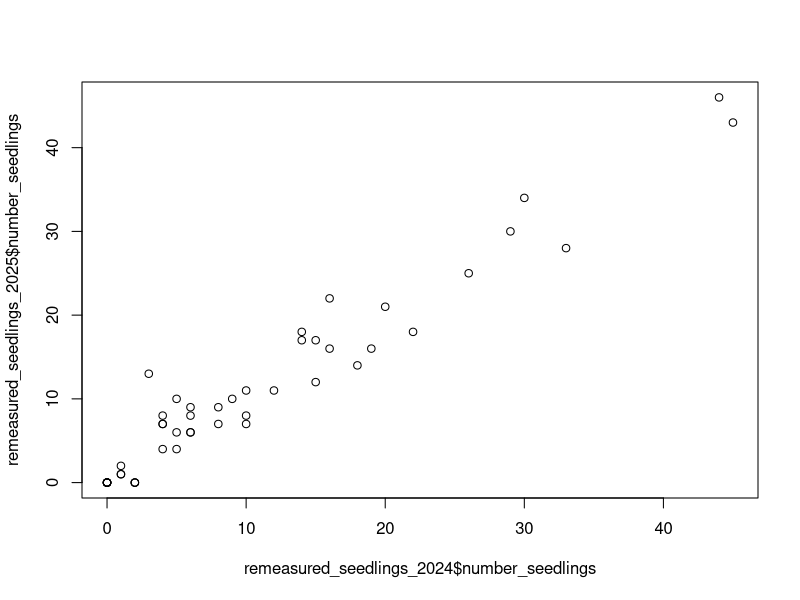
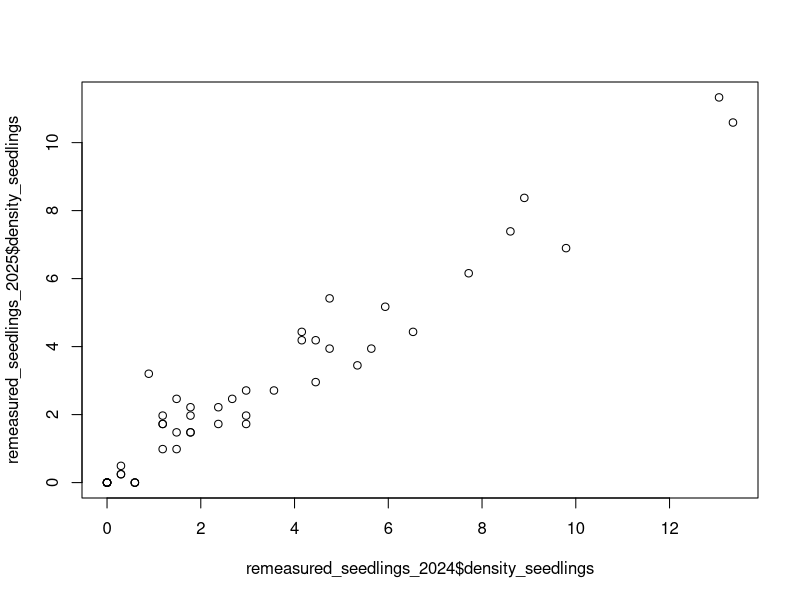
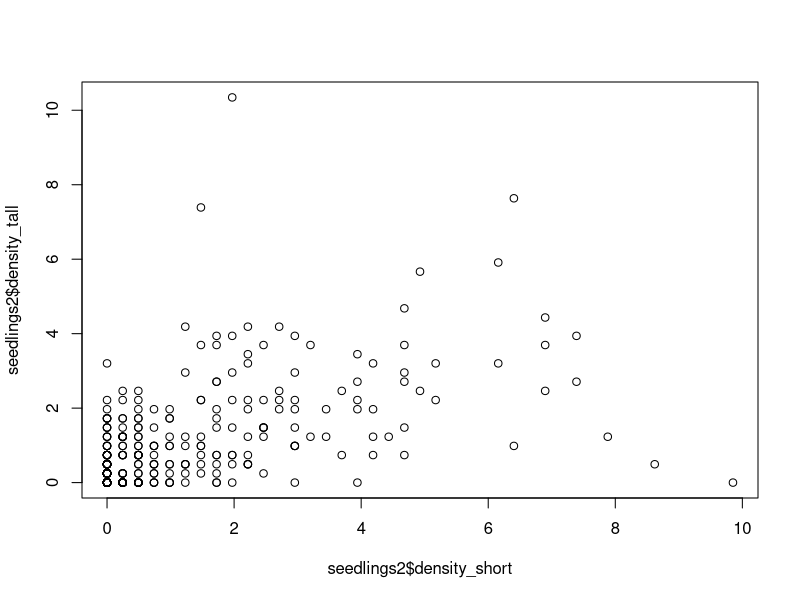
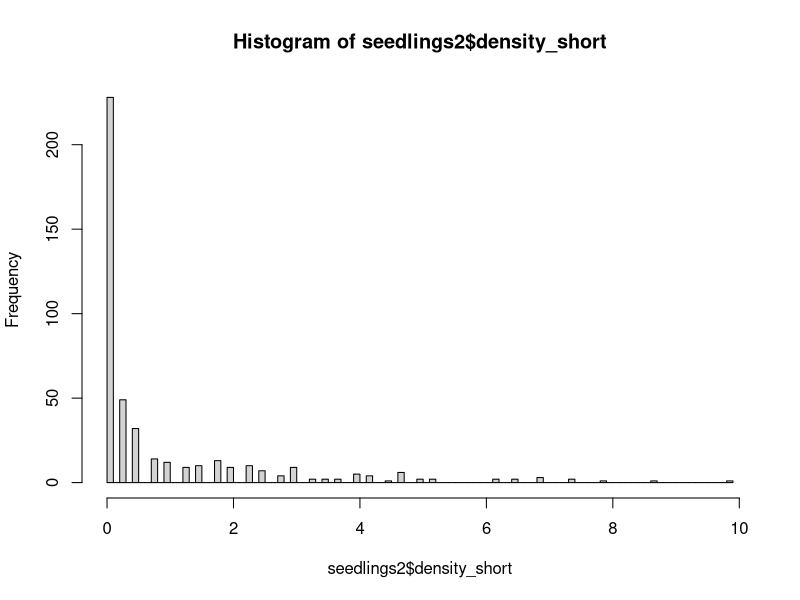
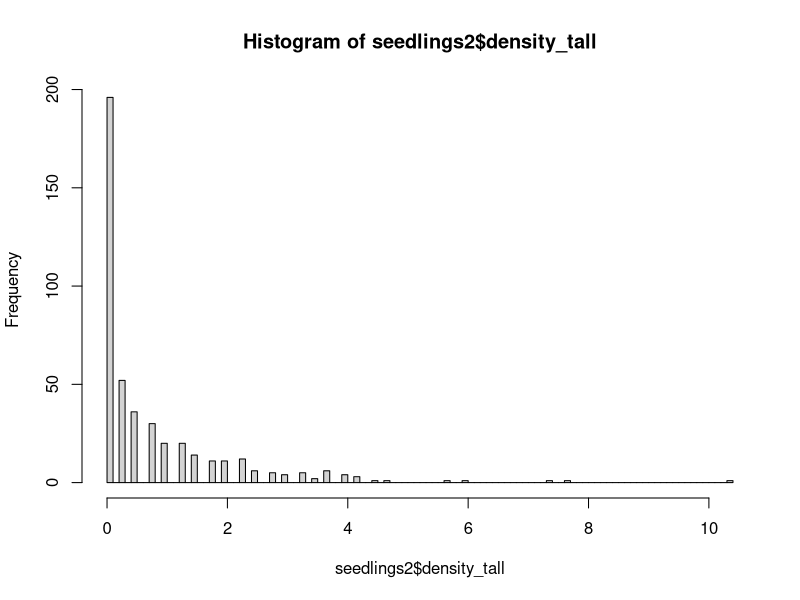
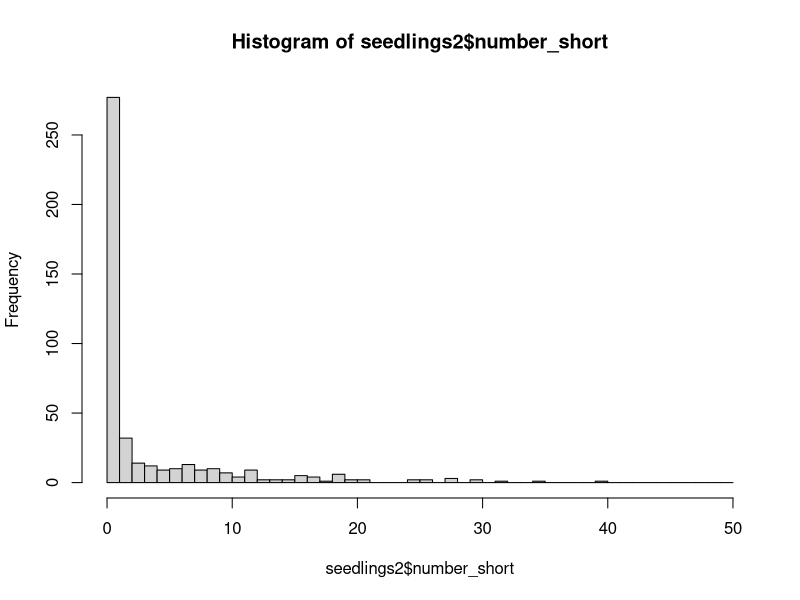
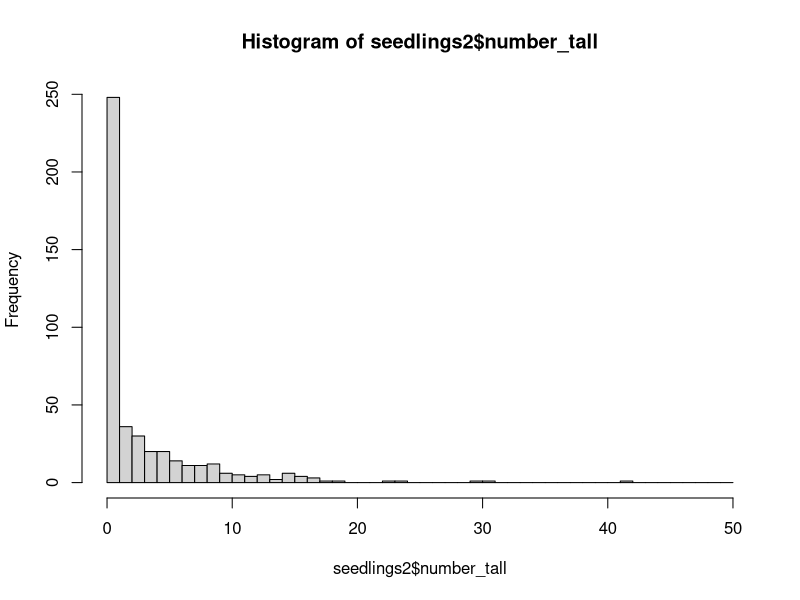
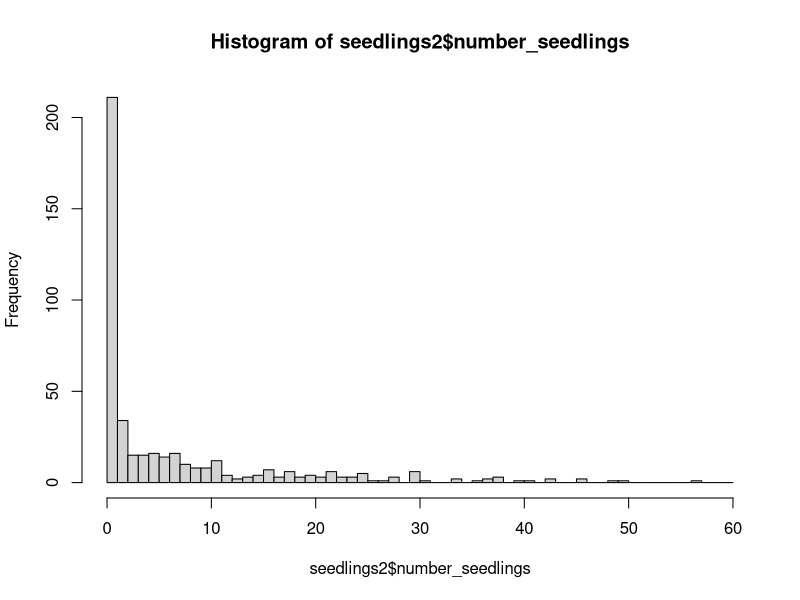

Write R code to recreate these figures, in order.
# Aaron Tayal
# July 7, 2025
# The goal is to combine the 2024 and 2025 datasets. Do all the same
# things as for the 2024 data but now include the 2025 ash seedlings, saplings,
# and trees.

# Note: We re-measured some of the plots at Pontiac because the microplot PVC was
# too small in May 2024. 

library(ggplot2)
library(dplyr)


# Hydroclass -----------------------------------------------------------------

hydro <- read.csv("Raw_data/MI-plot-hydroclasses.csv")
str(hydro)
hydro$mstrlvl <- as.factor(hydro$mstrlvl)
# The column "mstrlvl" is either xeric, mesic, or hydric. All plots in one
# transect (3 plots) will have the same assignment of mstrlvl. I will also 
# call this the "hydroclass". The column "plotmstr" has a value from 1 to 5 
# (1 being driest and 5 being the most flooded). The "plotmstr" value can
# vary within a transect. I think it is based on the results of some kind of 
# soil moisture test, and also from personal experience of the moisture level
# of the plot (W. Klooster, personal communication)

# Note: "MI-plot-hydroclasses.csv" has hydroclass data for 129 plots, including
# some that I do not plan to visit because they are designated "non-ash" plots
# or they are at Brighton.

# Plot centers - NEEDS UPDATED 2025 --------------------------------------------

plot_centers0 <- read.csv("Raw_data/EAB_Michigan_2024_plot_centers.csv")
str(plot_centers0)
# Kayla: for the center_tree column, I would encourage to split that into two 
# (one for species and one for dbh) same for the center tree updated column

# There are 111 plots (37 transects) that I plan to visit (and 2 extra rows due 
# to confusion about the true center for plot 75):
nrow(plot_centers0)

# Remove the 2 additional rows listing info on 75_north and 75_south:
plot_centers0 <- plot_centers0[plot_centers0$center_tree_number != "75_north",]
plot_centers0 <- plot_centers0[plot_centers0$center_tree_number != "75_south",]

nrow(plot_centers0)

# Make transect and park into factors:
plot_centers0$Transect <- as.factor(plot_centers0$Transect)
plot_centers0$Park <- as.factor(plot_centers0$Park)

# Make center tree number into an integer:
plot_centers0$center_tree_number <- as.integer(plot_centers0$center_tree_number)

# There are 98 plots that I have collected seedling data (not counting 75_north):
sum(plot_centers0$seedlings_done_y_n == "y")

# Similarly, there are 98 plots that I have collected sapling data (not counting 
# 75_north):
sum(plot_centers0$saplings_done_y_n == "y")

# There are 97 plots that I have collected tree data for (not counting 75_north).
# At plot 91 at Hudson Mills, we ran out of time to collect tree data due to a 
# thunderstorm
sum(plot_centers0$trees_done_y_n == "y")

# There are 2 plots where we found and measured the center tree but did not 
# collect any seedling, sapling, or tree data due to high waters and a time 
# crunch. These were plots 23 and 66, both at Island Lake.

# This leaves 11 plots that we have neither found the center or recorded data
# for. Four at Hudson Mills, six at Indian Springs, and one at Island Lake. 
# Note: we technically found plot 61 at Island Lake, but I forgot to write
# the center tree DBH, and thus I'm considering it completely not-started.

# Summary: 97 done + 3 partially done + 11 not-started = 111 plots

# Join the hydroclass data into the plot_centers dataframe:
plot_centers <- right_join(hydro, plot_centers0)
nrow(plot_centers) == nrow(plot_centers0)

# Try to understand which hydroclasses (hydric, mesic, xeric) are found at 
# each Park:
table((plot_centers %>% filter(Park == "Highland"))$mstrlvl)
table((plot_centers %>% filter(Park == "Hudson Mills"))$mstrlvl)
table((plot_centers %>% filter(Park == "Indian Springs"))$mstrlvl)
table((plot_centers %>% filter(Park == "Island Lake"))$mstrlvl)
table((plot_centers %>% filter(Park == "Kensington"))$mstrlvl)
table((plot_centers %>% filter(Park == "Pontiac Lake"))$mstrlvl)
table((plot_centers %>% filter(Park == "Proud Lake"))$mstrlvl)
table(plot_centers$mstrlvl)

#write.csv(plot_centers, file="EAB_Michigan_2024_plot_centers_with_hydro.csv",
#          row.names = FALSE)

# Seedlings -------------------------------------------------------------------

seedlings <- read.csv("Raw_data/EAB_Michigan_2024_2025_ash_seedlings.csv")
str(seedlings)
# At one plot (75 at Indian Springs), we found two center trees marked 75.
# The true, original plot 75 is the one I want to use. I called this one 
# "75_south" in my datasheet this year. So I need to remove "75_north" rows and
# rename "75_south" rows as simply "75".
seedlings <- seedlings[seedlings$center_tree_number != "75_north",]
seedlings$center_tree_number[seedlings$center_tree_number == "75_south"] <- "75"
str(seedlings)

seedlings$center_tree_number <- as.integer(seedlings$center_tree_number)

# To combine the data on plot centers with the seedling data, I want to
# keep all rows in seedlings:
seedlings2 <- right_join(plot_centers, seedlings, by="center_tree_number")
# Test if the number of rows are the same,
# indicating that the datasets combined sucessfully:
nrow(seedlings2) == nrow(seedlings)

# We recorded data for each quadrant of each microplot, so I need to add up the
# four quadrants for short seedlings (those that are shorter than 25 cm):
seedlings2$number_short <- 
  seedlings2$northeast_number_established_short +
  seedlings2$southeast_number_established_short +
  seedlings2$southwest_number_established_short +
  seedlings2$northwest_number_established_short

# Same for tall seedlings:
seedlings2$number_tall <- 
  seedlings2$northeast_number_established_tall +
  seedlings2$southeast_number_established_tall +
  seedlings2$southwest_number_established_tall +
  seedlings2$northwest_number_established_tall

# Now make a column for the total number of seedlings (both short and tall):
seedlings2$number_seedlings <- seedlings2$number_short + seedlings2$number_tall

# Now I need to divide the raw counts by the area of the circular microplot to
# get the density. The density will be in units of stems per meter^2. 
# Note: because our first trip used a slightly smaller microplot to record 
# seedling numbers, I have a column to record the area of the microplot used.
seedlings2$density_short <-
  (seedlings2$number_short / seedlings2$area_of_microplot_m_squared)

seedlings2$density_tall <-
  (seedlings2$number_tall / seedlings2$area_of_microplot_m_squared)

seedlings2$density_seedlings <- 
  (seedlings2$number_seedlings / seedlings2$area_of_microplot_m_squared)

# Note: We re-measured some of the plots at Pontiac and Kensington in 2025 
# because the microplot PVC was too small in May 2024. I need to make sure these 
# measurements are roughly equivalent.
table(seedlings2$center_tree_number) # Some were measured twice
sum(table(seedlings2$center_tree_number) == 8) # 12 plots
remeasured_plots <- c(1, 2, 3, 49, 50, 53, 94, 95, 96, 97, 98, 99)

remeasured_seedlings_2024 <- seedlings2 %>% 
  filter(year_of_data_collection==2024 & center_tree_number %in% remeasured_plots)
remeasured_seedlings_2025 <- seedlings2 %>% 
  filter(year_of_data_collection==2025 & center_tree_number %in% remeasured_plots)

plot(remeasured_seedlings_2024$number_seedlings, remeasured_seedlings_2025$number_seedlings)
lm(remeasured_seedlings_2025$number_seedlings ~ remeasured_seedlings_2024$number_seedlings)

plot(remeasured_seedlings_2024$density_seedlings, remeasured_seedlings_2025$density_seedlings)
lm(remeasured_seedlings_2025$density_seedlings ~ remeasured_seedlings_2024$density_seedlings)

# I'm just going to go with the 2025 data, because that used the correct
# microplot size that was used for all the other plots. Take the 2024 plots
# out that were remeasured in 2025:
seedlings2 <- seedlings2 %>% 
  filter(!(year_of_data_collection==2024 & center_tree_number %in% remeasured_plots))

# For a common sense check, I'll plot the density of short seedlings against
# the density of tall seedlings.  I predict (prior to seeing it) that they 
# will be correlated.
plot(seedlings2$density_short,
     seedlings2$density_tall)

# I will plot histograms for short and tall seedlings. I want to know what is 
# the qualitative shape of the distribution:
hist(seedlings2$density_short, breaks=100)
hist(seedlings2$density_tall, breaks=100)

hist(seedlings2$number_short, breaks=seq(0,50,1)) # I wanted to see the count data, too
hist(seedlings2$number_tall, breaks=seq(0,50,1))
hist(seedlings2$number_seedlings, breaks=seq(0,60,1))

# Note: the stem density variables are pseudo-continuous, but really they are
# discrete, because the counts are discrete, and so there are only a limited
# number of values that the density can take.

# Summarise seedlings by plot #################################################

# I want to take an average of the 4 microplots in order to report data at the 
# plot level. 

# IMPORTANT NOTE: sometimes, we forgot to write the percent cover
# for 1 out of 4 of the microplots. I have instructed the code to strip NA values
# before taking the mean.

seedlings_by_plot <- seedlings2 %>% group_by(center_tree_number) %>% 
  summarise(number_microplots = n(),
            mean_percent_cover_seedlings = mean(percent_cover_0_0.5_1_3.5_8_15.5_25.5_etc, 
                                                na.rm=TRUE),
            mean_density_short_seedlings = mean(density_short),
            mean_density_tall_seedlings = mean(density_tall),
            mean_density_seedlings = mean(density_seedlings),
            total_number_short_seedlings = sum(number_short),
            total_number_tall_seedlings = sum(number_tall),
            total_number_seedlings = sum(number_seedlings))

# Create an overall data table at the plot level that records all variables
ash_by_plot1 <- left_join(plot_centers, seedlings_by_plot, by="center_tree_number")

# Saplings --------------------------------------------------------------------

saplings <- read.csv("Raw_data/EAB_Michigan_2024_2025_ash_saplings.csv")
str(saplings)
# Remove 75_north and rename 75_south to 75 (see seedlings for details)
saplings <- saplings[saplings$center_tree_number != "75_north",]
saplings$center_tree_number[saplings$center_tree_number == "75_south"] <- "75"

saplings$center_tree_number <- as.integer(saplings$center_tree_number)

# Recode the ash species presence or absence as 0 or 1
saplings$black_ash_present_0_1 <- 
  ifelse(saplings$black_ash_present_y_n == "y", 1,
         ifelse(saplings$black_ash_present_y_n == "n", 0, NA))

saplings$green_white_pumpkin_ash_present_0_1 <- 
  ifelse(saplings$green_white_pumpkin_ash_present_y_n == "y", 1,
         ifelse(saplings$green_white_pumpkin_ash_present_y_n == "n", 0, NA))

# Compute the number of saplings showing signs or symptoms of EAB:
saplings$number_stems_with_signs_symptoms <- round(
  saplings$number_of_stems * saplings$percent_stems_with_signs_or_symptoms / 100,
  digits = 0)

# What was the most common sign or symptom for ash saplings?
sum(saplings$number_of_stems != 0) # 170 subplot quadrants where nonzero numbers of ash saplings
sum(saplings$EAB_exit_holes_y_n == "y", na.rm=TRUE) # no exit holes were found on saplings
sum(saplings$woodpecker_marks_y_n == "y", na.rm=T) # 1 quadrant with woodpecker marks on saplings
sum(saplings$ash_bark_splitting_y_n == "y", na.rm=T) # 38 quadrants with ash bark splitting on saplings
sum(saplings$epicormic_sprouts_y_n == "y", na.rm = T) # 10 quadrants with epicormics on saplings
sum(saplings$basal_sprouts_y_n == "y", na.rm = T) # 6 quadrants with basal sprouts on saplings

# Trying to add in the plot center info to this dataframe:
saplings2 <- right_join(plot_centers, saplings, by="center_tree_number")
nrow(saplings) == nrow(saplings2)


# Saplings were counted in each quadrant, so I want to sum up the quadrants
# to get a total number of saplings by plot
saplings_by_plot <- saplings2 %>% group_by(center_tree_number) %>% 
  summarise(number_subplot_quadrants=n(),
            number_saplings = sum(number_of_stems),
            number_subplot_quadrants_with_black_ash_saplings = 
              sum(black_ash_present_0_1, na.rm = F),
            number_subplot_quadrants_with_green_white_pumpkin_ash_saplings = 
              sum(green_white_pumpkin_ash_present_0_1, na.rm = F),
            number_saplings_with_signs_symptoms = 
              sum(number_stems_with_signs_symptoms, na.rm=T))

# Make a dataframe that shows all the plots with nonzero numbers of saplings:
plots_with_nonzero_saplings <- saplings_by_plot %>% filter(number_saplings != 0)

# To find the density of saplings, I need to divide the number of saplings 
# found in the subplot (8 meters in radius) by the area of that subplot. 
# The area of the subplot is 201.062 m^2. The unit will be stems per m^2.
saplings_by_plot$density_saplings_stems_per_m_squared <- 
  saplings_by_plot$number_saplings / 201.062

# Join saplings_by_plot to the overall ash_by_plot dataframe:
ash_by_plot2 <- left_join(ash_by_plot1, saplings_by_plot, by="center_tree_number")

# Small trees and trees -------------------------------------------------------

trees <- read.csv("Raw_data/EAB_Michigan_2024_2025_ash_trees.csv")

# Remove 75_north and rename 75_south to 75 (see seedlings for details)
trees <- trees[trees$center_tree_number != "75_north",]
trees$center_tree_number[trees$center_tree_number == "75_south"] <- "75"

trees$center_tree_number <- as.integer(trees$center_tree_number)
trees$ash_species <- as.factor(trees$ash_species)
trees$canopy_condition_1_5 <- as.factor(trees$canopy_condition_1_5)

# Add in plot center data
trees2 <- right_join(plot_centers, trees, by="center_tree_number")
nrow(trees) == nrow(trees2)

# Remove any rows where the species of tree is not ash (keep rows where 
# ash_species is NA)
# Note: the hickory and Zanthoxylum rows were tagged trees
levels(trees2$ash_species)
trees2 <- trees2[( trees2$ash_species != "hickory" | is.na(trees2$ash_species) ), ]
trees2 <- trees2[( trees2$ash_species != "Zanthoxylum (prickly ash)" | is.na(trees2$ash_species) ), ]
trees2$ash_species <- droplevels(trees2$ash_species)
levels(trees2$ash_species)

# I want to make a column that simplifies ash_species so that there are only 
# three categories: black, green/white/pumpkin, and unknown
trees2$ash_species_simple <- as.character(trees2$ash_species)
trees2$ash_species_simple[trees2$ash_species_simple == "green"] <- "green_white_or_pumpkin"
trees2$ash_species_simple[trees2$ash_species_simple == "green or pumpkin"] <- "green_white_or_pumpkin"
trees2$ash_species_simple[trees2$ash_species_simple == "green or white"] <- "green_white_or_pumpkin"
trees2$ash_species_simple[trees2$ash_species_simple == "green white or pumpkin"] <- "green_white_or_pumpkin"
trees2$ash_species_simple[trees2$ash_species_simple == "black?"] <- "unknown"
trees2$ash_species_simple[trees2$ash_species_simple == "?"] <- "unknown"
trees2$ash_species_simple[trees2$ash_species_simple == "green?"] <- "unknown"
trees2$ash_species_simple[trees2$ash_species_simple == "white?"] <- "unknown"
trees2$ash_species_simple <- as.factor(trees2$ash_species_simple)
table(trees2$ash_species_simple)

# Are all the center tree numbers that I visited covered in the ash tree dataset?
sort(unique(trees2$center_tree_number)) # Yes they are. I did not visit
# Brighton

# Make sure the variable that records which quadrant the tree was in is accurate:
trees2$quadrant_NE_SE_SW_NW <- as.factor(trees2$quadrant_NE_SE_SW_NW)
summary(trees2$quadrant_NE_SE_SW_NW)
trees2[trees2$quadrant_NE_SE_SW_NW == "?",] # The only rows with ? for quadrant
# are about 100 meters from the center (and so will be filtered out)

# Which rows are simply recording the absence of any trees?
c <- trees2$center_tree_number[trees2$quadrant_NE_SE_SW_NW == "none"] # center tree #s of rows recording the absence of a tree
c
unique(c)
d <- trees2$center_tree_number[trees2$quadrant_NE_SE_SW_NW != "none"] # center tree #s of rows recording the presence of a tree
unique(d)
intersect(unique(c), unique(d)) # Make sure no trees are recorded from plots
# also marked as having no trees.

# We only recorded compass direction at the beginning of summer 2024
# (it was a lot of work). But we can at least check the data against quadrant
# to see if they agree
trees2$compass_direction <- as.numeric(trees2$compass_direction)
ggplot(data=trees2, aes(x=quadrant_NE_SE_SW_NW, y=compass_direction)) +
  geom_point() +
  geom_hline(yintercept=90) +
  geom_hline(yintercept=180) +
  geom_hline(yintercept=270)
# Looks like there are three rows where compass direction and quadrant disagree:
trees2[trees2$compass_direction > 270 & trees2$quadrant_NE_SE_SW_NW != "NW" &
         is.na(trees2$compass_direction) == FALSE , ]
# All of these three rows were tagged ash. When it comes time to identify tagged
# ash in datasets from previous years, we will know about this issue. I'm not
# going to try to change anything right now.

# I want to create a new dataframe of trees so that small trees (2.5-10 cm DBH)
# are counted only if they occur within the 8 meter radius subplot. Furthermore,
# trees (10 cm DBH and up) are counted only if they occur within the 18 meter
# radius main plot

# First I need to change the variable distance_to_center_meters into a 
# numeric variable.  For many of the trees inside the 8 meter subplot, we
# simply wrote "less than 8" to indicate it was in the subplot. So now I 
# will name these as 4 (4 meters) even though they ranged from 0 m to 8 m
trees2$distance_to_center_meters_simple <- trees2$distance_to_center_meters
trees2$distance_to_center_meters_simple[trees2$distance_to_center_meters_simple == "less than 8"] <- "4"
trees2$distance_to_center_meters_simple[trees2$distance_to_center_meters_simple == "between 8 and 18"] <- "13"
trees2$distance_to_center_meters_simple[trees2$distance_to_center_meters_simple == "greater than 18"] <- "25"
trees2$distance_to_center_meters_simple[trees2$distance_to_center_meters_simple == "approx 100 m"] <- "100"
trees2$distance_to_center_meters_simple <- as.numeric(trees2$distance_to_center_meters_simple)
hist(trees2$distance_to_center_meters_simple, breaks=100)

# Filter small and big trees ###################################################

# Small trees must be >= 2.5 cm DBH AND < 10 cm DBH AND distance to the center
# must be <= 8 meters
small_trees <- trees2 %>% dplyr::filter(quadrant_NE_SE_SW_NW != "none") %>%
  dplyr::filter(diameter_at_137_cm_in_cm >= 2.5) %>%
  dplyr::filter(diameter_at_137_cm_in_cm < 10) %>%
  dplyr::filter(distance_to_center_meters_simple <= 8)
plot(small_trees$diameter_at_137_cm_in_cm)
hist(small_trees$diameter_at_137_cm_in_cm, breaks=50)
plot(small_trees$distance_to_center_meters_simple)

# Big trees must be >= 10 cm DBH AND distance to the center must be <= 18 meters
big_trees <- trees2 %>% dplyr::filter(quadrant_NE_SE_SW_NW != "none") %>%
  dplyr::filter(diameter_at_137_cm_in_cm >= 10) %>%
  dplyr::filter(distance_to_center_meters_simple <= 18)
plot(big_trees$diameter_at_137_cm_in_cm) # Note the one giant dead standing ash 
# tree. The rest of the trees are under 15 cm DBH.
plot(big_trees$distance_to_center_meters_simple)

# Make a dataframe that combines the (individual observations of) small trees 
# and big trees:
all.equal(colnames(small_trees), colnames(big_trees)) # column names are the same
small_and_big_trees <- bind_rows(small_trees, big_trees)

#write.csv(small_and_big_trees, file="Cleaned_data/individual_trees.csv", row.names = FALSE)

# Summarise ash tree occurence by plot #########################################

# Now, create a summary of how many ash small trees were found in each plot
# and what the basal area was. To calculate basal area, take the diameters, 
# and convert to areas and add them up, then convert the units from cm^2 to 
# meters^2 by dividing by 10,000. Note: I have not yet divided
# by the area of the subplot yet.
small_trees_by_plot <- small_trees %>% group_by(center_tree_number) %>%
  summarise(number_small_trees = n(),
            number_small_trees_green_white_or_pumpkin = sum(ash_species_simple=="green_white_or_pumpkin"),
            number_small_trees_black = sum(ash_species_simple=="black"),
            number_small_trees_unknown_species = sum(ash_species_simple=="unknown"),
            basal_area_small_trees_in_m_squared = 
              sum(pi * (diameter_at_137_cm_in_cm / 2) ^ 2) / 10000,
            number_living_small_trees = sum(canopy_condition_1_5 != 5 | is.na(canopy_condition_1_5)), # Note: there is one tree with no canopy condition entered (we forgot), but it
            # can be inferred by the comments that this tree was alive
            basal_area_living_small_trees_in_m_squared = 
              sum(pi * ((ifelse(canopy_condition_1_5 != 5 | is.na(canopy_condition_1_5), 
                                diameter_at_137_cm_in_cm, 0)) / 2) ^ 2) / 10000,
            
            number_healthy_small_trees = sum(canopy_condition_1_5 == 1, na.rm = TRUE),
            number_declining_small_trees = sum(canopy_condition_1_5 %in% c(2,3,4), na.rm = TRUE),
            number_dead_small_trees = sum(canopy_condition_1_5 == 5, na.rm = TRUE)
  )


# Now, for any center tree numbers not mentioned in small_trees_by_plot,
# but that are in trees2, I'd like to put another row with a zero in it:
b <- sort(unique(trees2$center_tree_number))
b # b is all the center tree numbers where presence/absence of trees was recorded
e <- small_trees_by_plot$center_tree_number
e # e is all the center tree numbers where small trees were found in the subplot
f <- sort(setdiff(b, e)) # f is all the center tree numbers were zero small
# trees were found in the subplot
f

# Add a row for each center tree where no small trees were found in the subplot:
for (k in (1:length(f))){
  info <- data.frame(center_tree_number=f[k])
  info$number_small_trees <- 0
  info$number_small_trees_green_white_or_pumpkin <- 0
  info$number_small_trees_black <- 0
  info$number_small_trees_unknown_species <- 0
  info$basal_area_small_trees_in_m_squared <- 0
  info$number_living_small_trees <- 0
  info$basal_area_living_small_trees_in_m_squared <- 0
  info$number_healthy_small_trees <- 0
  info$number_declining_small_trees <- 0
  info$number_dead_small_trees <- 0
  small_trees_by_plot <- small_trees_by_plot %>% bind_rows(info)
}

# Reorder the rows by center_tree_number
small_trees_by_plot <- small_trees_by_plot %>% arrange(center_tree_number)

small_trees_by_plot$center_tree_number

# To find the density of small trees, I need to divide the number of them 
# found in the subplot (8 meters in radius) by the area of that subplot. 
# The area of the subplot is 201.062 m^2. Then I'll multiply by 10,000 to convert
# to hectares:
small_trees_by_plot$density_small_trees_stems_per_ha <- 
  ( small_trees_by_plot$number_small_trees / 201.062 ) * 10000 # 10,000 m^2 in 1 ha

# Now find the basal area of small trees in meters^2 per hectare. I do this by 
# dividing by the area of the subplot over which small trees were recorded and
# then multiplying by 10,000 to convert into meters^2 of basal area per hectare
small_trees_by_plot$basal_area_small_trees_m_squared_per_ha <-
  ( small_trees_by_plot$basal_area_small_trees_in_m_squared / 201.062 ) * 10000

# Find the density of living small trees:
small_trees_by_plot$density_living_small_trees_stems_per_ha <- 
  ( small_trees_by_plot$number_living_small_trees / 201.062 ) * 10000

# Find the basal area of living small trees in m^2 / ha:
small_trees_by_plot$basal_area_living_small_trees_m_squared_per_ha <-
  ( small_trees_by_plot$basal_area_living_small_trees_in_m_squared / 201.062 ) * 10000


# Now the same type of summary for big trees
big_trees_by_plot <- big_trees %>% group_by(center_tree_number) %>%
  summarise(number_big_trees = n(),
            number_living_big_trees = sum(canopy_condition_1_5 != 5),
            basal_area_big_trees_in_m_squared = 
              sum(pi * (diameter_at_137_cm_in_cm / 2) ^ 2) / 10000,
            basal_area_living_big_trees_in_m_squared = 
              sum(pi * ((ifelse(canopy_condition_1_5 != 5, 
                                diameter_at_137_cm_in_cm, 0)) / 2) ^ 2) / 10000
  )

# Now merge big_trees_by_plot into the small_trees_by_plot dataframe:
trees_by_plot <- full_join(small_trees_by_plot, 
                           big_trees_by_plot, by="center_tree_number")
# Replace NAs with zeros for number of big trees and basal area of big trees:
trees_by_plot$number_big_trees[is.na(trees_by_plot$number_big_trees)] <- 0
trees_by_plot$number_living_big_trees[is.na(trees_by_plot$number_living_big_trees)] <- 0
trees_by_plot$basal_area_big_trees_in_m_squared[is.na(trees_by_plot$basal_area_big_trees_in_m_squared)] <- 0
trees_by_plot$basal_area_living_big_trees_in_m_squared[is.na(trees_by_plot$basal_area_living_big_trees_in_m_squared)] <- 0

# Calculate the density of big trees in stems per hectare:
trees_by_plot$density_big_trees_stems_per_ha <- 
  ( trees_by_plot$number_big_trees / 1017.876 ) * 10000

# Calculate the basal area of big trees in meters^2 per hectare
trees_by_plot$basal_area_big_trees_m_squared_per_ha <-
  ( trees_by_plot$basal_area_big_trees_in_m_squared / 1017.876 ) * 10000

# Calculate the density of *living* big trees in stems per hectare:
trees_by_plot$density_living_big_trees_stems_per_ha <- 
  ( trees_by_plot$number_living_big_trees / 1017.876 ) * 10000

# Calculate the basal area of *living* big trees in meters^2 per hectare
trees_by_plot$basal_area_living_big_trees_m_squared_per_ha <-
  ( trees_by_plot$basal_area_living_big_trees_in_m_squared / 1017.876 ) * 10000

# Combine trees_by_plot with the other ash data:
ash_by_plot <- left_join(ash_by_plot2, trees_by_plot, by="center_tree_number")

# Write the overall dataframe, ash_by_plot, to a csv file
#write.csv(ash_by_plot, file="Cleaned_data/ash_by_plot.csv", row.names = FALSE)

# Summarise ash occurence by transect #########################################

table(ash_by_plot[ash_by_plot$seedlings_done_y_n == "n","Transect"]) 
table(ash_by_plot[ash_by_plot$saplings_done_y_n == "n","Transect"]) 
table(ash_by_plot[ash_by_plot$trees_done_y_n == "n","Transect"]) 
# Note that not all three plots had been visited in 2024 for transects:
# AA (1 visited), DD (2 visited), P (2 visited), 
# Q (2 visited), Z (1 visited but not completed for trees), ZD (0 visited), 
# and ZE (0 visited). 

# UPDATE: ALL PLOTS HAVE BEEN COMPLETED by 2025. THE PLOT CENTERS DATASET NEEDS TO BE 
# UPDATED.

# Transect-level summary 
ash_by_transect <- ash_by_plot %>% group_by(Transect) %>%
  summarize(
    number_of_plots = n(),
    Park=first(Park),
    mstrlvl = first(mstrlvl),
    mean_plotmstr = mean(plotmstr),
    
    # seedlings:
    number_microplots = sum(number_microplots),
    mean_percent_cover_seedlings = mean(mean_percent_cover_seedlings),
    mean_density_short_seedlings = mean(mean_density_short_seedlings), # units are stems/m^2
    mean_density_tall_seedlings = mean(mean_density_tall_seedlings), # stems/m^2
    mean_density_seedlings = mean(mean_density_seedlings), # stems/m^2
    total_number_short_seedlings = sum(total_number_short_seedlings),
    total_number_tall_seedlings = sum(total_number_tall_seedlings),
    total_number_seedlings = sum(total_number_seedlings),
    
    # saplings:
    number_subplot_quadrants = sum(number_subplot_quadrants),
    total_number_saplings = sum(number_saplings),
    mean_density_saplings_stems_per_m_squared = mean(density_saplings_stems_per_m_squared), # stems/m^2
    total_number_saplings_with_signs_symptoms = sum(number_saplings_with_signs_symptoms),
    
    # small trees:
    total_number_small_trees = sum(number_small_trees),
    total_number_small_trees_green_white_or_pumpkin = sum(number_small_trees_green_white_or_pumpkin),
    total_number_small_trees_black = sum(number_small_trees_black),
    total_number_small_trees_unknown_species = sum(number_small_trees_unknown_species),
    total_number_living_small_trees = sum(number_living_small_trees),
    mean_density_small_trees_stems_per_ha = mean(density_small_trees_stems_per_ha),
    mean_density_living_small_trees_stems_per_ha = mean(density_living_small_trees_stems_per_ha),
    mean_basal_area_small_trees_m_squared_per_ha = mean(basal_area_small_trees_m_squared_per_ha),
    mean_basal_area_living_small_trees_m_squared_per_ha = mean(basal_area_living_small_trees_m_squared_per_ha),
    
    # big trees:
    total_number_big_trees = sum(number_big_trees),
    total_number_living_big_trees = sum(number_living_big_trees),
    mean_density_living_big_trees_stems_per_ha = mean(density_living_big_trees_stems_per_ha),
    mean_basal_area_living_big_trees_m_squared_per_ha = mean(basal_area_living_big_trees_m_squared_per_ha)
  )

#write.csv(ash_by_transect, file="Cleaned_data/ash_by_transect.csv", row.names = FALSE)

# NEEDS WORK Graph the data ###################################################

# How many plots had ash of any size class?
ash_by_plot$sum_of_seedlings_saplings_living_small_big_trees <-
  ash_by_plot$total_number_seedlings +
  ash_by_plot$number_saplings +
  ash_by_plot$number_living_small_trees +
  ash_by_plot$number_living_big_trees
sum(ash_by_plot$sum_of_seedlings_saplings_living_small_big_trees != 0, na.rm = T) # 105

# I want to make a violin plot that shows the distribution of seedling densities
# for each of the three hydroclasses (xeric, mesic, and hydric)
ggplot(data=seedlings2, aes(x=factor(mstrlvl), 
                            y=density_seedlings)) +
  geom_violin() +
  geom_jitter(height=0, width=0.1, alpha=0.5) +
  xlab("Hydroclass") +
  ylab(bquote("Density of ash seedlings \n in microplots" ~ (stems/m^2))) + theme_classic()

# Make a graph that shows the seedling densities by hydroclass, at the plot level
ggplot(data=ash_by_plot, aes(x=factor(mstrlvl), y=mean_density_seedlings)) +
  geom_violin() +
  geom_jitter(height=0, width=0.1, alpha=0.5) +
  xlab("Hydroclass of plot") +
  ylab(bquote("Density of ash seedlings \n (stems/m^2)")) +
  scale_y_continuous(breaks=seq(0,9,2)) +
  theme_bw() + theme(text = element_text(size = 15))

# Make a similar graph for short seedlings (under 25 cm):
ggplot(data=ash_by_plot, aes(x=factor(mstrlvl), y=mean_density_short_seedlings)) +
  geom_violin() +
  geom_jitter(height=0, width=0.1, alpha=0.5) +
  xlab("Hydroclass") +
  ylab(bquote("Density of short ash seedlings <25 cm  " ~ (stems/m^2))) +
  theme_bw()

# Same for tall seedlings:
ggplot(data=ash_by_plot, aes(x=factor(mstrlvl), y=mean_density_tall_seedlings)) +
  geom_violin() +
  geom_jitter(height=0, width=0.1, alpha=0.5) +
  xlab("Hydroclass") +
  ylab(bquote("Density of tall ash seedlings 25-137 cm  " ~ (stems/m^2))) +
  theme_bw()

# And for percent cover:
ggplot(data=ash_by_plot, aes(x=factor(mstrlvl), y=mean_percent_cover_seedlings)) +
  geom_violin() +
  geom_jitter(height=0, width=0.1, alpha=0.5) +
  xlab("Hydroclass") +
  ylab("Percent cover of ash seedlings (%)") +
  theme_bw()

# Make a graph that shows the seedling densities by hydroclass, at the transect level:
ggplot(data=ash_by_transect, aes(x=mstrlvl, y=mean_density_seedlings)) +
  geom_violin() +
  geom_jitter(height=0, width=0.1, alpha=0.5) +
  xlab("Hydroclass") +
  ylab(bquote("Density of ash seedlings " ~ (stems/m^2))) +
  scale_y_continuous(breaks=seq(0,9,2)) +
  theme_bw()

# Make a graph that shows the number of seedlings by hydroclass, at the transect level:
ggplot(data=ash_by_transect, aes(x=mstrlvl, y=total_number_seedlings)) +
  geom_violin() +
  geom_jitter(height=0, width=0.1, alpha=0.5) +
  xlab("Hydroclass") +
  ylab("Total number of ash seedlings (stems)") +
  theme_bw()

# Make a graph that shows the percent cover by hydroclass, at the transect level
ggplot(data=ash_by_transect, aes(x=mstrlvl, y=mean_percent_cover_seedlings)) +
  geom_violin() +
  geom_jitter(height=0, width=0.1, alpha=0.5) +
  xlab("Hydroclass") +
  ylab("Percent cover of ash seedlings (%)") +
  theme_bw()

# Make a graph that shows the seedling densities by park, at the transect level:
ggplot(data=ash_by_transect, aes(x=Park, y=mean_density_seedlings)) +
  geom_violin() +
  geom_jitter(height=0, width=0.1, alpha=0.5) +
  xlab("Hydroclass") +
  ylab(bquote("Density of ash seedlings " ~ (stems/m^2))) +
  scale_y_continuous(breaks=seq(0,9,2)) +
  theme_bw()

# Now, make a violin plot that shows the density of saplings found at each plot, 
# as a function of hydroclass
ggplot(data=ash_by_plot, aes(x=factor(mstrlvl), 
                             y=density_saplings_stems_per_m_squared)) + 
  geom_violin() +
  geom_jitter(height=0, width=0.1, alpha=0.5) +
  xlab("Hydroclass of plot") +
  ylab(bquote("Density of ash saplings \n(stems/m^2)")) +
  theme_bw() + theme(text = element_text(size = 15))

# Now, make a violin plot that shows the mean density of saplings found at each 
# transect, as a function of hydroclass
ggplot(data=ash_by_transect, aes(x=mstrlvl, 
                                 y=mean_density_saplings_stems_per_m_squared)) + 
  geom_violin() + geom_jitter(height=0, width=0.1, alpha=0.5) + xlab("Hydroclass") +
  ylab(bquote("Density of ash saplings " ~ (stems/ha))) + theme_bw()

# Now, make a violin plot that shows the density of small trees found at each 
# plot, as a function of hydroclass
ggplot(data=ash_by_plot, 
       aes(x=mstrlvl, y=density_small_trees_stems_per_ha)) + 
  geom_violin() +
  geom_jitter(height=0, width=0.1, alpha=0.5) +
  xlab("Hydroclass") +
  ylab(bquote("Density of ash small trees " ~ (stems/hectare))) +
  theme_bw()

# Make a violin plot that shows the density of small trees and big trees
# found at each plot, as a function of hydroclass
ggplot(data=ash_by_plot, 
       aes(x=mstrlvl, y=density_living_small_trees_stems_per_ha + 
             density_living_big_trees_stems_per_ha)) + 
  geom_violin() +
  geom_jitter(height=0, width=0.1, alpha=0.5) +
  xlab("Hydroclass of plot") +
  ylab("Combined density of living \nunderstory and overstory ash \n(stems/hectare)") +
  theme_bw() + theme(text = element_text(size = 15))


# Plot the basal area per hectare found at each plot as a function of hydroclass:
ggplot(data=ash_by_plot, aes(x=mstrlvl,
                             y=basal_area_small_trees_m_squared_per_ha)) +
  geom_violin() +
  geom_jitter(height=0, width=0.1, alpha=0.5) +
  xlab("Hydroclass") +
  ylab(bquote("Basal area of ash small trees " ~ (m^2/hectare))) +
  theme_bw()

# Now, make a violin plot that shows the number of big trees found at each 
# plot, as a function of hydroclass
ggplot(data=ash_by_plot, aes(x=mstrlvl, 
                             y=density_big_trees_stems_per_ha)) + 
  geom_violin() +
  geom_jitter(height=0, width=0.1, alpha=0.5) +
  xlab("Hydroclass") +
  ylab(bquote("Density of ash big trees " ~ (stems/ha))) +
  theme_bw()

ggplot(data=ash_by_transect, aes(x=mstrlvl, 
                                 y=mean_density_small_trees_stems_per_ha)) + 
  geom_violin() +
  geom_jitter(height=0, width=0.1, alpha=0.5) +
  xlab("Hydroclass") +
  ylab(bquote("Density of ash small trees " ~ (stems/hectare))) +
  theme_bw()

# Graph the basal area per ha of small trees by hydroclass, at the transect level:
ggplot(data=ash_by_transect, aes(x=mstrlvl, 
                                 y=mean_basal_area_small_trees_m_squared_per_ha)) + 
  geom_violin() +
  geom_jitter(height=0, width=0.1, alpha=0.5) +
  xlab("Hydroclass") +
  ylab(bquote("Basal area of ash small trees " ~ (m^2/hectare))) +
  theme_bw()

# Ash tree histograms and scatters #############################################

# How many trees were found of various diameter classes, colored by ash species?
species_colors <- c(black="black", green_white_or_pumpkin="darkgreen", unknown="lightblue")
ggplot(data=small_and_big_trees) +
  geom_histogram(aes(x=diameter_at_137_cm_in_cm, fill=ash_species_simple),
                 position="stack", breaks=c(2.5,5,7.5,10,12.5), color="black") + 
  scale_fill_manual(values=species_colors) + 
  theme_classic() + ylab("Number of stems") + xlab("Diameter at breast height (cm)") +
  guides(fill = guide_legend(title = "Ash species"))

# How many trees were found of various diameter classes, colored by hydroclass?
ggplot(data=small_and_big_trees) +
  geom_histogram(aes(x=diameter_at_137_cm_in_cm, fill=mstrlvl),
                 position="stack", breaks=c(2.5,5,7.5,10, 12.5), color="black") + 
  theme_classic() + xlab("Diameter at breast height (cm)") + ylab("Number of stems") +
  scale_fill_discrete(name = "Hydrological\nclass")

# How many black ash trees were found of various diameter classes, colored by
# canopy condition (1-5)?
black_ash_in_hydric <- filter(small_and_big_trees, ash_species_simple=="black", 
                              mstrlvl=="hydric", !is.na(canopy_condition_1_5)) # drop one observation without a canopy condition
ggplot(data=black_ash_in_hydric) +
  geom_histogram(aes(x=diameter_at_137_cm_in_cm, fill=canopy_condition_1_5),
                 position="stack", breaks=seq(2.5,12.5,2.5), color="black") + 
  theme_classic() + scale_fill_brewer() + xlab("Diameter at breast height (cm)") +
  ylab("Number of stems") + ylim(0,85)+
  #guides(fill ="none")+
  guides(fill = guide_legend(title = "Canopy condition \nrating \n(1=healthy, \n5=defoliated)"))+
  labs(title="Black ash in hydric forests") +
  theme(text = element_text(size = 15))

# How many green/pumpkin ash trees were found of various diameter classes, colored by
# canopy condition (1-5)?
green_pumpkin_ash_in_hydric <- filter(small_and_big_trees, 
                                      ash_species_simple=="green_white_or_pumpkin", 
                                      mstrlvl=="hydric")
ggplot(data=green_pumpkin_ash_in_hydric) +
  geom_histogram(aes(x=diameter_at_137_cm_in_cm, fill=canopy_condition_1_5),
                 position="stack", breaks=seq(2.5,12.5,2.5), color="black") + 
  theme_classic() + scale_fill_brewer() + xlab("Diameter at breast height (cm)") +
  ylab("Number of stems") + ylim(0,85)+
  guides(fill = guide_legend(title = "Canopy condition \nrating \n(1=healthy, \n5=defoliated)"))+
  labs(title="Green and pumpkin ash in hydric forests")+
  theme(text = element_text(size = 15))


# Make a scatter plot of the trees with diameter in the x-axis and 
# canopy condition in the y-axis.
ggplot(data=small_and_big_trees, aes(x=diameter_at_137_cm_in_cm, 
                                     y=as.integer(canopy_condition_1_5),
                                     color=ash_species_simple)) +
  scale_color_manual(values = species_colors)+
  geom_jitter(height=0.05, width=0, alpha=0.4) +
  theme_classic() + xlim(c(2.5, 12.5))+
  xlab("Diameter at breast height (cm)")+
  ylab("Canopy condition rating \n(1=healthy, 5=defoliated)") +
  labs(color="Ash species")
# Eventually, I want to build a generalized linear mixed effects model to
# explore the relationship (canopy condition) ~ DBH + (1|Park)

# Make a bar graph to show species of ash for small ash trees at plots. The 
# x-axis is Plot_ID and the y-axis is the stacked number of occurences of black ash
# and green/white/pumpkin ash. **Note: only hydric plots are shown.**
ggplot(data=(ash_by_plot %>% filter(mstrlvl=="hydric")))+
  geom_col(aes(x=Plot_ID, y=number_small_trees), fill="darkgreen") +
  geom_col(aes(x=Plot_ID, y=(number_small_trees_black + number_small_trees_unknown_species)), fill="black")+
  geom_col(aes(x=Plot_ID, y=number_small_trees_unknown_species), fill="lightblue") +      
  scale_x_discrete(guide = guide_axis(angle = 90)) + theme_classic() + 
  ylab("Number of small trees \n(2.5-10 cm DBH)") # Note: warning messages are 
# just because some plots have not been visited yet, so they do not have a 
# value for number of small trees

# Make a bar graph to show species of ash for small ash trees at transects.
ggplot(data=ash_by_transect)+
  geom_col(aes(x=Transect, y=total_number_small_trees_green_white_or_pumpkin + total_number_small_trees_black + total_number_small_trees_unknown_species), fill="darkgreen") +
  geom_col(aes(x=Transect, y=total_number_small_trees_black + total_number_small_trees_unknown_species), fill="black")+
  geom_col(aes(x=Transect, y=total_number_small_trees_unknown_species), fill="lightblue") +      
  scale_x_discrete(guide = guide_axis(angle = 90)) + theme_classic() + 
  ylab("Number of small trees \n(2.5-10 cm DBH)")

# Looking at all ash trees, organized by species, how many are 
# canopy condition = 1, 2, 3, 4, and 5?
ggplot(data=filter(small_and_big_trees, mstrlvl=="hydric")) +
  geom_bar(aes(x=ash_species_simple, fill=canopy_condition_1_5),color="black") + 
  scale_fill_brewer() + theme_bw() # This would seem to suggest that more black 
# ash are dying than green/white/pumpkin. But when you stratify by DBH, you can
# see that the green ash are mostly smaller than the black ash in hydric forests
# we surveyed

# Create a histogram of number of small trees to investigate whether the 
# distribution follows a Poisson distribution.
ggplot(data=ash_by_plot, aes(x=number_small_trees)) + geom_histogram() + 
  theme_classic()
# The Poisson distribution assumes that events (here the presence of a small
# tree) occur independently of the position of other small trees. That assumption
# is obviously false
